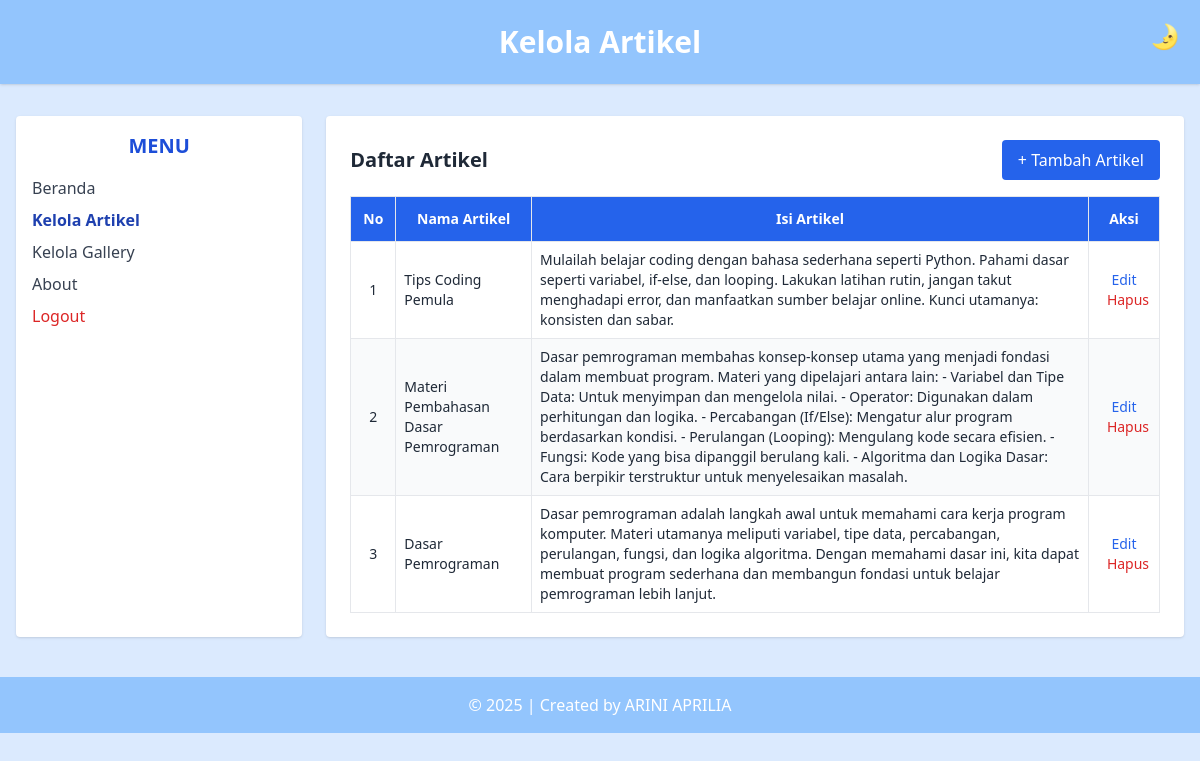
Screenshot of /admin/data_artikel.php (signed in) with the database file from the repository.
### tables this page shows
CREATE TABLE `tbl_artikel` (
  `id_artikel` int(5) NOT NULL,
  `nama_artikel` text NOT NULL,
  `isi_artikel` text NOT NULL
);

### admin/data_artikel.php (the view, shortened to what this page needs)
<?php
include('../koneksi.php');
?>
<!DOCTYPE html>
<html lang="en" class="">
<head>
  <script src="https://cdn.tailwindcss.com"></script>
</head>
<body class="bg-blue-100 dark:bg-gray-900 text-gray-800 dark:text-gray-100 min-h-screen transition-all duration-500">
<button id="toggleDark" class="fixed top-5 right-5 z-50 text-2xl" title="Toggle Dark Mode">🌛</button>
<header class="bg-blue-300 dark:bg-gray-800 text-white text-center py-6 shadow">
  <h1 class="text-3xl font-bold">Kelola Artikel</h1>
</header>
<div class="flex max-w-7xl mx-auto mt-8 px-4">
  <aside class="w-1/4 bg-white dark:bg-gray-800 rounded shadow p-4">
    <h2 class="text-xl font-semibold text-blue-700 dark:text-blue-300 mb-4 text-center">MENU</h2>
    <ul class="space-y-2 text-gray-700 dark:text-gray-200">
      <li><a href="beranda_admin.php" class="block hover:text-blue-600 dark:hover:text-blue-400">Beranda</a></li>
      <li><a href="data_artikel.php" class="block font-semibold text-blue-800 dark:text-blue-300">Kelola Artikel</a></li>
      <li><a href="data_gallery.php" class="block hover:text-blue-600 dark:hover:text-blue-400">Kelola Gallery</a></li>
      <li><a href="about.php" class="block hover:text-blue-600 dark:hover:text-blue-400">About</a></li>
      <li>
        <a href="logout.php" onclick="return confirm('Apakah anda yakin ingin keluar?');"
           class="block text-red-600 hover:underline font-medium">Logout</a>
      </li>
    </ul>
  </aside>
  <main class="w-3/4 bg-white dark:bg-gray-800 rounded shadow p-6 ml-6">
    <div class="flex justify-between items-center mb-4">
      <h2 class="text-xl font-bold">Daftar Artikel</h2>
      <a href="add_artikel.php"
         class="bg-blue-600 hover:bg-blue-700 text-white px-4 py-2 rounded transition">+ Tambah Artikel</a>
    </div>
    <table class="min-w-full table-auto border border-gray-300 dark:border-gray-600 text-sm">
      <thead class="bg-blue-600 dark:bg-gray-700 text-white">
        <tr>
          <th class="p-3 border">No</th>
          <th class="p-3 border">Nama Artikel</th>
          <th class="p-3 border">Isi Artikel</th>
          <th class="p-3 border">Aksi</th>
        </tr>
      </thead>
      <tbody>
        <?php
        $sql = "SELECT * FROM tbl_artikel";
        $query = mysqli_query($db, $sql);
        $no = 1;
        while ($data = mysqli_fetch_array($query)) {
          echo "<tr class='even:bg-gray-50 dark:even:bg-gray-700'>";
          echo "<td class='border p-2 text-center'>" . $no++ . "</td>";
          echo "<td class='border p-2'>" . htmlspecialchars($data['nama_artikel']) . "</td>";
          echo "<td class='border p-2'>" . htmlspecialchars($data['isi_artikel']) . "</td>";
          echo "<td class='border p-2 text-center space-x-2'>
                  <a href='edit_artikel.php?id_artikel={$data['id_artikel']}' class='text-blue-600 dark:text-blue-400 hover:underline'>Edit</a>
                  <a href='delete_artikel.php?id_artikel={$data['id_artikel']}'
                     onclick='return confirm(\"Yakin ingin menghapus?\")'
                     class='text-red-600 hover:underline'>Hapus</a>
                </td>";
          echo "</tr>";
        }
        ?>
      </tbody>
    </table>
  </main>
</div>
<footer class="bg-blue-300 dark:bg-gray-800 text-white text-center py-4 mt-10">
  &copy; <?php echo date('Y'); ?> | Created by ARINI APRILIA
</footer>
</body>
</html>

### rows the page displays
tbl_artikel: nama_artikel "Tips Coding Pemula", isi_artikel "Mulailah belajar coding dengan bahasa sederhana seperti Python. Pahami dasar seperti variabel, if-else, dan looping. Lakukan latihan rutin, jangan takut menghadapi error, dan manfaatkan sumber belajar online. Kunci utamanya: konsisten dan sabar."
tbl_artikel: nama_artikel "Materi Pembahasan Dasar Pemrograman", isi_artikel "Dasar pemrograman membahas konsep-konsep utama yang menjadi fondasi dalam membuat program. Materi yang dipelajari antara lain: - Variabel dan Tipe Data: Untuk menyimpan dan mengelola nilai. - Operator: Digunakan dalam perhitungan dan logika. - Percabangan (If/Else): Mengatur alur program berdasarkan kondisi. - Perulangan (Looping): Mengulang kode secara efisien. - Fungsi: Kode yang bisa dipanggil berulang kali. - Algoritma dan Logika Dasar: Cara berpikir terstruktur untuk menyelesaikan masalah."
tbl_artikel: nama_artikel "Dasar Pemrograman", isi_artikel "Dasar pemrograman adalah langkah awal untuk memahami cara kerja program komputer. Materi utamanya meliputi variabel, tipe data, percabangan, perulangan, fungsi, dan logika algoritma. Dengan memahami dasar ini, kita dapat membuat program sederhana dan membangun fondasi untuk belajar pemrograman lebih lanjut."
